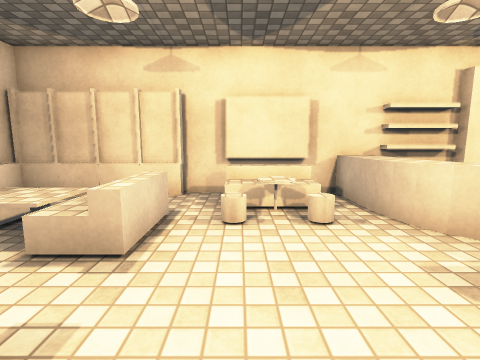
View 1 (above)

12 first-person views from a walk through a Unity game level. The camera is 1.3 m above the floor, tilts 8° down and sees 85° across. The floor is counted in squares, 1 m on a side. Each view is taken from the middle of a square. On the plan, view 1 faces up. The plan holds only what a view shows up to about 13 squares ahead; the rest is blank. Surface patterns are stand-ins for the level's own textures.

View 2
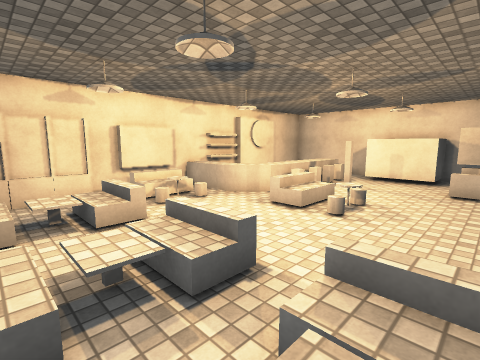

View 3
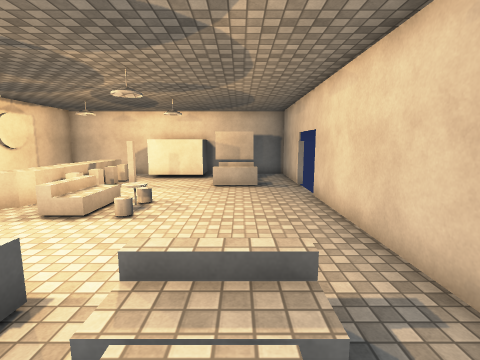

View 4
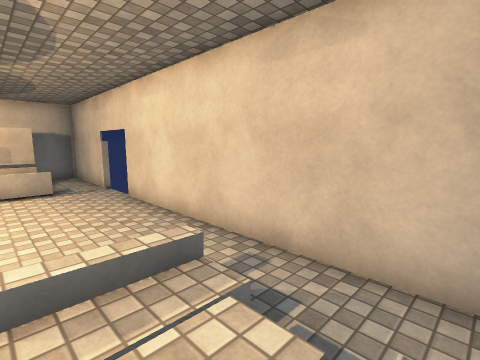

View 5
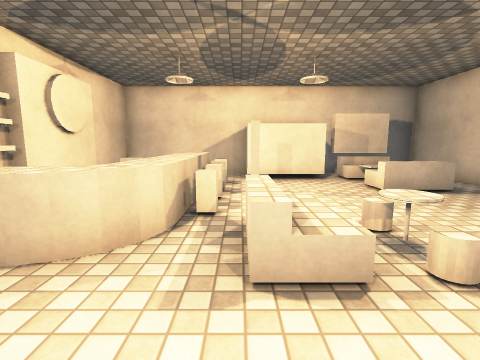

View 6
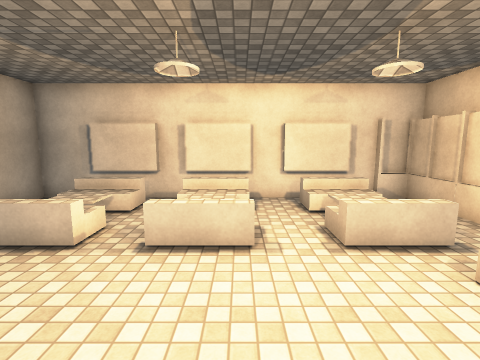

View 7
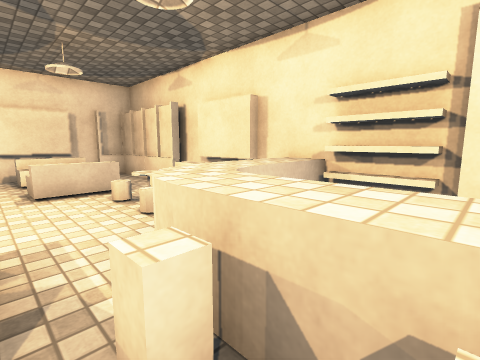

View 8
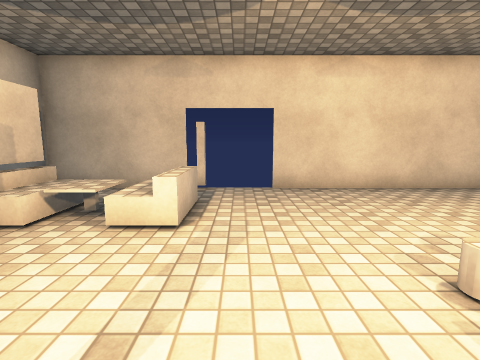

View 9
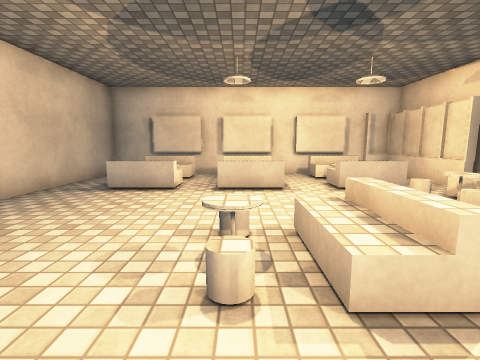

View 10
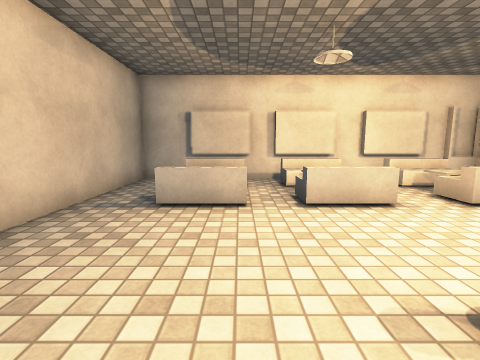

View 11
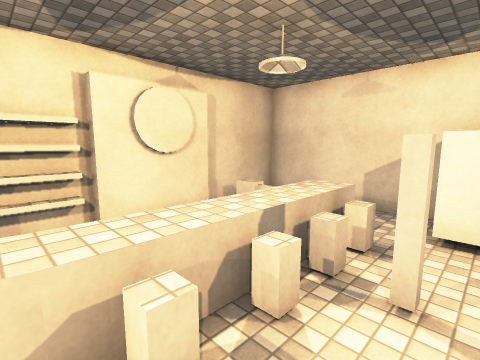

View 12
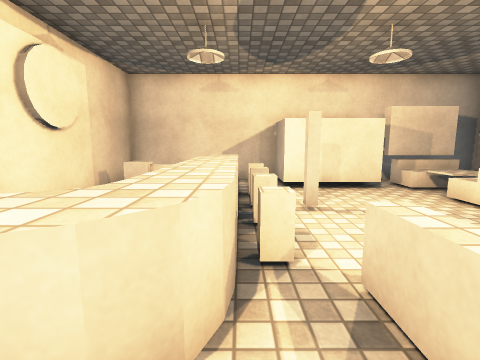

### Floor plan
Key: @ floor where view 1 was taken; # wall or solid block; x gap in a wall; . main floor; : floor 0.5 m higher than the main floor; + floor 0.75 m higher than the main floor; / step, stairs or slope; = window, fence, low wall or low ledge; ^ raised ledge; v drop or lower ground; S shelf; F sofa; T stool; O other object.
Columns run from 6 left of view 1 to 12 right of it. Each row starts with its distance up from view 1.
  7 #########^SS#####
  6 #.....vF.^   ##=
  5 ##.....x.^.    =
  4 ##O^OF.=.^^^^^^^ #
  3 #FO^OF....^TTTTT.#
  2 #.......//F.....##
  1 #FO^OF..///.....#
  0 ##O^OF@./=/.....#
 -1 ##..............##
 -2 ##/^OF.......//^##
 -3 ##:^ F.......+/^###
 -4 #F...........F..F #
 -5 #.................#
 -6 ###########x  #####

Positions as (right, up) in squares from view 1, and headings:
1: (0, 0), facing up
2: (-4, -3), facing up-right
3: (-4, -3), facing right
4: (-4, -2), facing down-right
5: (0, 2), facing right
6: (3, 1), facing left
7: (6, 2), facing up-left
8: (6, 2), facing down
9: (6, 0), facing left
10: (4, -2), facing left
11: (4, 1), facing up-right
12: (2, 3), facing right
